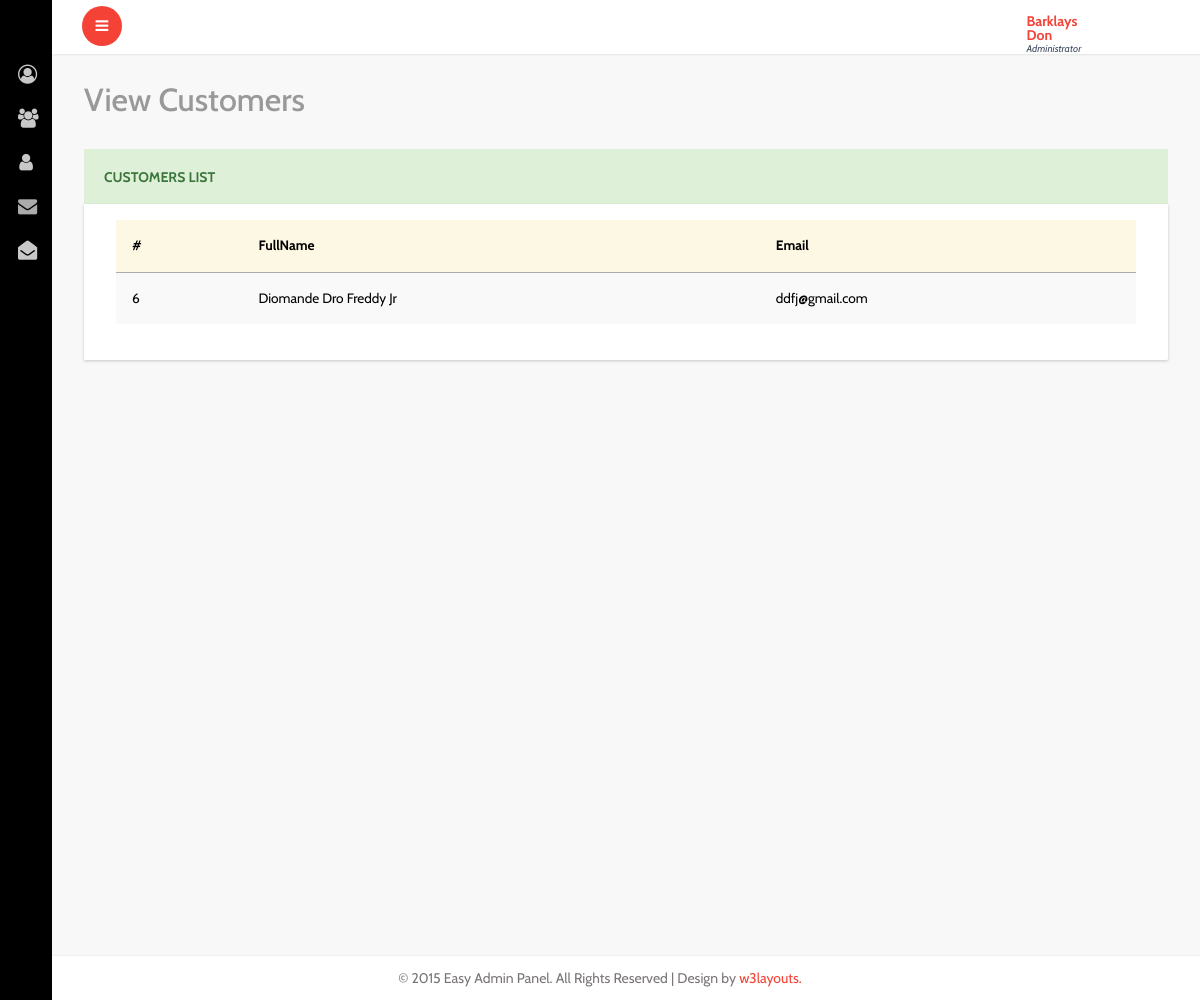
/customers.php (signed in), run on the app's committed database.
### tables this page shows
CREATE TABLE IF NOT EXISTS `users` (
  `id` int(11) NOT NULL AUTO_INCREMENT,
  `name` varchar(100) NOT NULL,
  `password` varchar(100) NOT NULL,
  `email` varchar(100) NOT NULL,
  `type` enum('Customer','Employee','Administrator') NOT NULL,
  PRIMARY KEY (`id`)
);

### customers.php (the view, shortened to what this page needs)
<?php include 'inc/head.php'; ?>
<div class="graphs">
    <h3 class="blank1">View Customers</h3>
     <div class="xs tabls">
        <div class="panel panel-success" data-widget="{&quot;draggable&quot;: &quot;false&quot;}" data-widget-static="">
            <div class="panel-heading">
                <h2>Customers List</h2>
            </div>
            <div class="panel-body no-padding" style="display: block;">
                <table class="table table-striped">
                    <thead>
                        <tr class="warning">
                            <th>#</th>
                            <th>FullName</th>
                            <th>Email</th>
                        </tr>
                    </thead>
                    <tbody>
                        <?php
                        $emp = $db->prepare('SELECT * FROM users WHERE type = "Customer" ORDER BY name');
                        $emp->execute();
                        while ($e = $emp->fetch()) { ?>
                        <tr>
                            <td><?php echo $e['id'] ?></td>
                            <td><?php echo $e['name'] ?></td>
                            <td><?php echo $e['email'] ?></td>
                        </tr>
                        <?php } ?>
                    </tbody>
                </table>
            </div>
        </div>
    </div>
</div>
<?php include 'inc/foot.php'; ?>

### data on the page
users: id "6", name "Diomande Dro Freddy Jr", email "ddfj@gmail.com"

### other printed values
$_SESSION['n'] "Barklays Don"
$_SESSION['u'] "Administrator"
